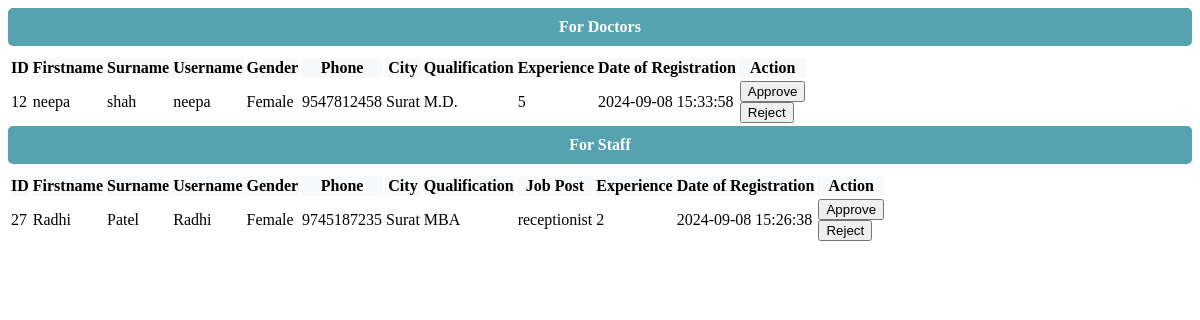
/Hospital/admin/ajax_job_request.php, run on the app's committed database.
### tables this page shows
CREATE TABLE `doctors` (
  `id` int(100) NOT NULL,
  `firstname` varchar(100) NOT NULL,
  `surname` varchar(100) NOT NULL,
  `username` varchar(100) NOT NULL,
  `email` varchar(100) NOT NULL,
  `gender` varchar(100) NOT NULL,
  `phone` varchar(100) NOT NULL,
  `city` varchar(100) NOT NULL,
  `qualification` varchar(100) NOT NULL,
  `experience` varchar(100) NOT NULL,
  `password` varchar(100) NOT NULL,
  `salary` varchar(100) NOT NULL,
  `department` varchar(100) NOT NULL,
  `date_reg` varchar(100) NOT NULL,
  `status` text NOT NULL,
  `profile` varchar(100) NOT NULL
);

CREATE TABLE `staff` (
  `id` int(10) NOT NULL,
  `firstname` varchar(100) NOT NULL,
  `surname` varchar(100) NOT NULL,
  `username` varchar(100) NOT NULL,
  `email` varchar(100) NOT NULL,
  `gender` varchar(100) NOT NULL,
  `phone` varchar(100) NOT NULL,
  `city` varchar(100) NOT NULL,
  `qualification` varchar(100) NOT NULL,
  `role` varchar(100) NOT NULL,
  `experience` varchar(100) NOT NULL,
  `password` varchar(100) NOT NULL,
  `status` text NOT NULL,
  `date_reg` varchar(100) NOT NULL,
  `salary` int(10) NOT NULL,
  `department` varchar(100) NOT NULL
);

### Hospital/admin/ajax_job_request.php (the view, shortened to what this page needs)
<?php
include("../include/connection.php");
$query = "SELECT * from doctors where status='pending' order by date_reg ASC";
$query1 = "SELECT * from staff where status='pending' order by date_reg ASC";
$res = mysqli_query($connect, $query);
$res1 = mysqli_query($connect, $query1);
?>
<div class="container-fluid">
    <div class="col-md-12">
        <div class="row">
            <div class="col-md-12">
                <?php
                echo "<div class='role-header doctor'><b>For Doctors</b></div>";
                $output = "
                <table class='table table-bordered'>
                    <thead>
                        <tr>
                            <th>ID</th>
                            <th>Firstname</th>
                            <th>Surname</th>
                            <th>Username</th>
                            <th>Gender</th>
                            <th>Phone</th>
                            <th>City</th>
                            <th>Qualification</th>
                            <th>Experience</th>
                            <th>Date of Registration</th>
                            <th>Action</th>
                        </tr>
                    </thead>
                    <tbody>
                ";
                if (mysqli_num_rows($res) < 1) {
                    $output .= "
                    <tr>
                        <td colspan='11' class='text-center'>No Job Request Yet.</td>
                    </tr>
                    ";
                } else {
                    while ($row = mysqli_fetch_array($res)) {
                        $output .= "
                        <tr>
                            <td>{$row['id']}</td>
                            <td>{$row['firstname']}</td>
                            <td>{$row['surname']}</td>
                            <td>{$row['username']}</td>
                            <td>{$row['gender']}</td>
                            <td>{$row['phone']}</td>
                            <td>{$row['city']}</td>
                            <td>{$row['qualification']}</td>
                            <td>{$row['experience']}</td>
                            <td>{$row['date_reg']}</td>
                            <td>
                                <div class='col-md-12'>
                                    <div class='row'>
                                        <div class='col-md-6'>
                                            <button id='{$row['id']}' class='btn btn-success approve' data-type='doctor'>Approve</button>
                                        </div>
                                        <div class='col-md-6'>
                                             <button id='{$row['id']}' class='btn btn-danger reject' data-type='doctor'>Reject</button>
                                        </div>
                                    </div>
                                </div>
                            </td>
                        </tr>
                        ";
                    }
                }
                $output .= "</tbody></table>";
                echo $output;
                echo "<div class='role-header staff'><b>For Staff</b></div>";
                $output_staff = "
                <table class='table table-bordered'>
                    <thead>
                        <tr>
                            <th>ID</th>
                            <th>Firstname</th>
                            <th>Surname</th>
                            <th>Username</th>
                            <th>Gender</th>
                            <th>Phone</th>
                            <th>City</th>
                            <th>Qualification</th>
                            <th>Job Post</th>
                            <th>Experience</th>
                            <th>Date of Registration</th>
                            <th>Action</th>
                        </tr>
                    </thead>
                    <tbody>
                ";
                if (mysqli_num_rows($res1) < 1) {
                    $output_staff .= "
                    <tr>
                        <td colspan='11' class='text-center'>No Job Request Yet.</td>
                    </tr>
                    ";
                } else {
                    while ($row1 = mysqli_fetch_array($res1)) {
                        $output_staff .= "
                        <tr>
                            <td>{$row1['id']}</td>
                            <td>{$row1['firstname']}</td>
                            <td>{$row1['surname']}</td>
                            <td>{$row1['username']}</td>
                            <td>{$row1['gender']}</td>
                            <td>{$row1['phone']}</td>
                            <td>{$row1['city']}</td>
                            <td>{$row1['qualification']}</td>
                            <td>{$row1['role']}</td>
                            <td>{$row1['experience']}</td>
                            <td>{$row1['date_reg']}</td>
                            <td>
                                <div class='col-md-12'>
                                    <div class='row'>
                                        <div class='col-md-6'>
                                            <button id='{$row1['id']}' class='btn btn-success approve' data-type='staff'>Approve</button>
                                        </div>
                                        <div class='col-md-6'>
                                             <button id='{$row1['id']}' class='btn btn-danger reject' data-type='staff'>Reject</button>
                                        </div>
                                    </div>
                                </div>
                            </td>
                        </tr>
                        ";
                    }
                }
                $output_staff .= "</tbody></table>";
                echo $output_staff;
                ?>
            </div>
        </div>
    </div>
</div>

### Hospital/admin/ajax_job_request.php (style rules this page uses)
.role-header.doctor { background-color: #55a2b1; color: white; padding: 10px; margin-bottom: 10px; border-radius: 5px; text-align: center; }
.role-header.staff { background-color: #55a2b1; color: white; padding: 10px; margin-bottom: 10px; border-radius: 5px; text-align: center; }
.table thead { background-color: #f8f9fa; }

### data on the page
doctors: id "12", firstname "neepa", surname "shah", username "neepa", gender "Female", phone "9547812458", city "Surat", qualification "M.D.", experience "5", date_reg "2024-09-08 15:33:58"
staff: id "27", firstname "Radhi", surname "Patel", username "Radhi", gender "Female", phone "9745187235", city "Surat", qualification "MBA", role "receptionist", experience "2", date_reg "2024-09-08 15:26:38"
